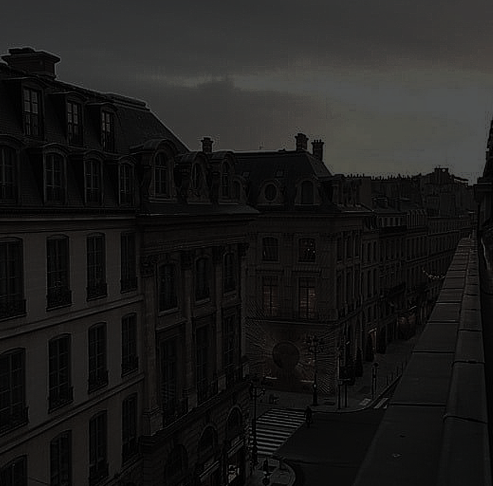
#> input picture 2022-11-08/images/dark_image.png, 493 x 486 px, found by its file name
$ python re_histogram6_3_3.py
#> lines starting #> are read from the running program, lines starting #| are printed output that depends on the picture
import numpy as np, cv2
import matplotlib.pyplot as plt

image = cv2.imread("D:/github/OpenCV-Python/2022-11-08/images/dark_image.png", cv2.IMREAD_COLOR)
#> image is the input picture: shape (486, 493, 3); mean B, G, R 27.3, 28.3, 28.8
# 영상 읽기

bsize, ranges = [64], [0,256]
# 계급 개수, 화소 범위

hist = cv2.calcHist([image], [0], None, bsize, ranges)
#> hist = 64 values, max 31751 at index 2, min 0 at index 21, mean 3743.7
# 히스토그램 재계산

plt.figure(figsize=(12, 6))
plt.subplot(1, 2, 1)
plt.imshow(image, cmap='gray')

plt.subplot(1, 2, 2)
plt.bar(np.arange(64), hist.flatten(), color='k')
plt.show()
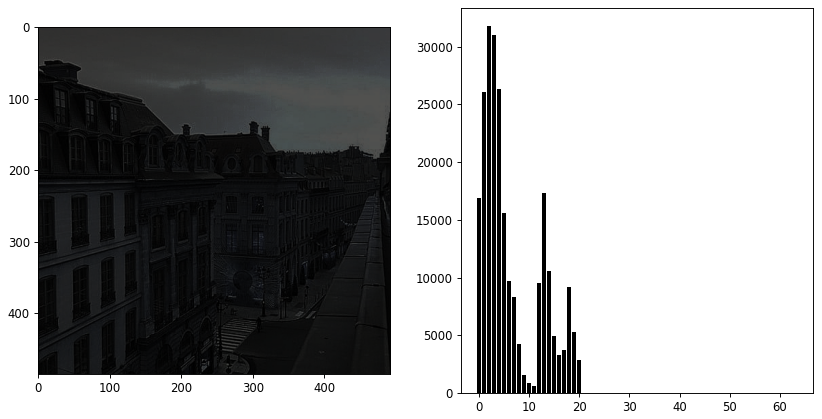
#> figure drawn by matplotlib, 2 panels; B, G, R data is drawn as R, G, B; panel 2: tallest bar 31751 high, from x = 1.6 to 2.4
